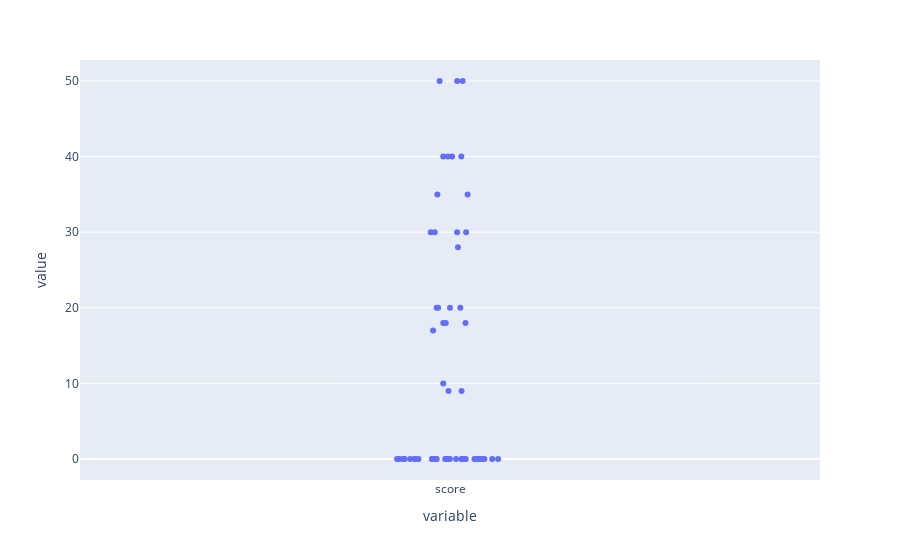

Notebook source saved alongside this figure:
### Code cell
s = pd.read_csv("fin.csv")
px.strip(s)

### Figure 1 — Plotly figure (JSON) as saved in the notebook; plotly's stock layout.template omitted (floating-point values rounded to 4 significant figures)
{"data": [{"alignmentgroup": "True", "boxpoints": "all", "fillcolor": "rgba(255,255,255,0)", "hoveron": "points", "hovertemplate": "variable=%{x}<br>value=%{y}<extra></extra>", "legendgroup": "", "line": {"color": "rgba(255,255,255,0)"}, "marker": {"color": "#636efa"}, "name": "", "offsetgroup": "", "orientation": "v", "pointpos": 0, "showlegend": false, "type": "box", "x": ["score", "score", "score", "score", "score", "score", "score", "score", "score", "score", "score", "score", "score", "score", "score", "score", "score", "score", "score", "score", "score", "score", "score", "score", "score", "score", "score", "score", "score", "score", "score", "score", "score", "score", "score", "score", "score", "score", "score", "score", "score", "score", "score", "score", "score", "score", "score", "score", "score", "score", "score", "score", "score", "score", "score", "score", "score", "score", "score", "score", "score", "score", "score", "score", "score"], "x0": " ", "xaxis": "x", "y": [50, 50, 50, 40, 40, 40, 40, 35, 35, 30, 30, 30, 30, 28, 20, 20, 20, 20, 18, 18, 18, 17, 10, 9, 9, 0, 0, 0, 0, 0, 0, 0, 0, 0, 0, 0, 0, 0, 0, 0, 0, 0, 0, 0, 0, 0, 0, 0, 0, 0, 0, 0, 0, 0, 0, 0, 0, 0, 0, 0, 0, 0, 0, 0, 0], "y0": " ", "yaxis": "y"}], "layout": {"autosize": true, "boxmode": "group", "legend": {"tracegroupgap": 0}, "margin": {"t": 60}, "xaxis": {"anchor": "y", "autorange": true, "domain": [0, 1], "range": [-0.5, 0.5], "title": {"text": "variable"}, "type": "category"}, "yaxis": {"anchor": "x", "autorange": true, "domain": [0, 1], "range": [-2.778, 52.78], "title": {"text": "value"}, "type": "linear"}}}
